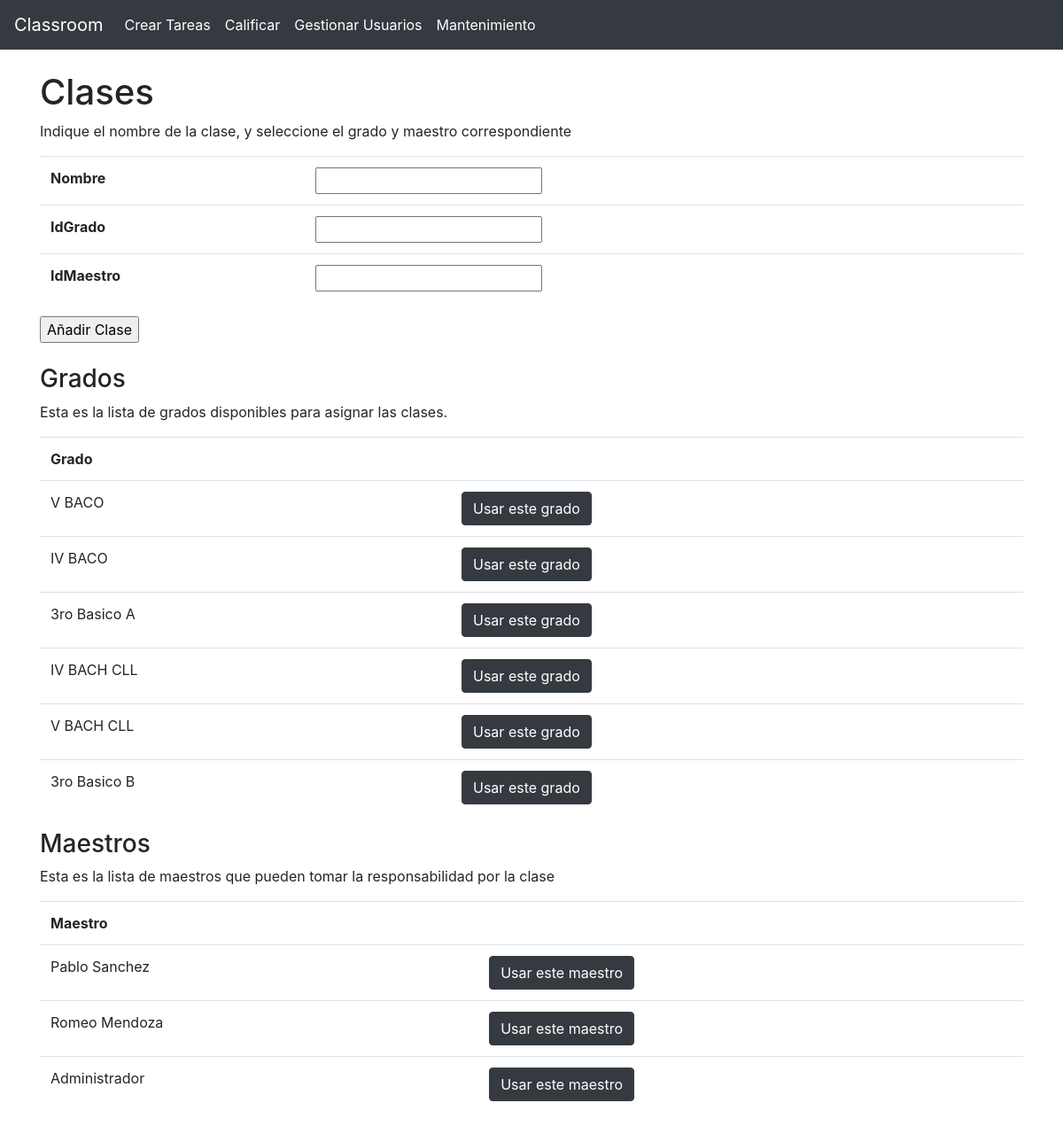
The page /gestionDeUsuarios/anadirC (signed in) on the database its author committed.
### app.py (models this page shows)
class Grado(db.Model):
    Id                = db.Column(db.Integer, primary_key=True)
    Grado             = db.Column(db.String(30), unique=True, nullable=False)
    alumnos           = db.relationship("Alumno", backref="grado")
    clases            = db.relationship("Clases", backref="clasesPorGrado")

class Maestro(db.Model):
    Id                = db.Column(db.Integer, primary_key=True)
    NombreUsuario     = db.Column(db.String(30), unique=True, nullable=False)
    Contrasena        = db.Column(db.String(32), nullable=False)
    Nombre            = db.Column(db.String(30), nullable=False)
    CorreoElectronico = db.Column(db.String(30), nullable=False)
    Admin             = db.Column(db.Boolean, nullable=False)
    clases            = db.relationship("Clases", backref="clasesPorMaestro")

### app.py (the view)
@app.route("/gestionDeUsuarios/anadirC", methods=["GET", "POST"])
def gestionUsuariosAnadirC():
    if not "type" in session:
        return redirect("/")
    if session["type"] != "Admin":
        flash("Cuidado, que tengo tu IP")
        return redirect("/")
    if request.method == "POST":
        nombre = request.form.get("Nombre")
        idGrado = request.form.get("IdGrado")
        idMaestro = request.form.get("IdMaestro")
        if Clases.query.filter_by(Nombre=nombre).first() == None:
            clase = Clases()
            clase.Nombre    = nombre
            clase.IdGrado   = idGrado
            clase.IdMaestro = idMaestro
            app.logger.info(request.form.get("IdGrado"))
            db.session.add(clase)
            db.session.commit()
        else:
            flash(f"La clase con el nombre {nombre} ya existe")
        return redirect("/gestionDeUsuarios")
    else:
        grados = Grado.query.all()
        maestros = Maestro.query.all()
        return render_template("anadirC.html", type=session["type"], grados=grados, maestros=maestros)

### templates/anadirC.html (shortened to what this page needs)
{% extends "base.html" %}
{% block contenido %}
    <br>
    <h1>Clases</h1>
    <p>Indique el nombre de la clase, y seleccione el grado y maestro correspondiente</p>
    <form action="/gestionDeUsuarios/anadirC" method="post" class="form">
        <table class="table">
            <tr>
                <th>Nombre</th>
                <th><input id="Nombre" name="Nombre" type="text" required/></th>
            </tr>
            <tr>
                <th>IdGrado</th>
                <th><input id="IdGrado" name="IdGrado" type="numeric" required/></th>
            </tr>
            <tr>
                <th>IdMaestro</th>
                <th><input id="IdMaestro" name="IdMaestro" type="numeric" required/></th>
            </tr>
    </table>
        <input type="submit" value="Añadir Clase"/>
    </form>
    <br>
    <h3>Grados</h3>
    <p>Esta es la lista de grados disponibles para asignar las clases.</p>
    <table class="table">
        <tr>
            <th>Grado</th>
            <th></th>
        </tr>
        {% for grado in grados %}
        <tr>
            <td>{{ grado.Grado }}</td>
            <td><button type="button" class="btn btn-dark" onclick="setIdGrado({{ grado.Id }});">Usar este grado</button></td>
        </tr>
        {% endfor %}
    </table>
    <h3>Maestros</h3>
    <p>Esta es la lista de maestros que pueden tomar la responsabilidad por la clase</p>
    <table class="table">
        <tr>
            <th>Maestro</th>
            <th></th>
        </tr>
        {% for maestro in maestros %}
        <tr>
            <td>{{ maestro.Nombre }}</td>
            <td><button type="button" class="btn btn-dark" onclick="setIdMaestro({{ maestro.Id }});">Usar este maestro</button></td>
        </tr>
        {% endfor %}
        </table>
{% endblock %}

### templates/base.html (shortened to what this page needs)
<!DOCTYPE html>
<html>
    <head>
        <link rel="stylesheet" href="https://stackpath.bootstrapcdn.com/bootstrap/4.5.0/css/bootstrap.min.css">
    </head>
    <body>
           <div class="fluid-container">
             <div class="row" id="BarraMenu">
                <div class="col-md">
                    <nav class="navbar navbar-expand-lg navbar-dark bg-dark">
                        <a class="navbar-brand" href="#">Classroom</a>
                        <div class="collapse navbar-collapse" id="navbarSupportedContent">
                            <ul class="navbar-nav mr-auto">
                                {% if type=="Alumno" %}
                                    <li class="nav-item active">
                                        <a class="nav-link" href="/tareas">Tareas Pendientes</a>
                                    </li>
                                    <li class="nav-item active">
                                        <a class="nav-link" href="/notas">Notas</a>
                                    </li>
                                {% elif type=="Admin" %}
                                    <li class="nav-item active">
                                        <a class="nav-link" href="/crear_tareas">Crear Tareas</a>
                                    </li>
                                    <li class="nav-item active">
                                        <a class="nav-link" href="/calificar">Calificar</a>
                                    </li>
                                    <li class="nav-item active">
                                        <a class="nav-link" href="/gestionDeUsuarios">Gestionar Usuarios</a>
                                    </li>
                                    <li class="nav-item active">
                                        <a class="nav-link" href="/mantenimiento">Mantenimiento</a>
                                    </li>
                                {% endif %}
                            </ul>
                        </div>
                    </nav>
                </div>
            </div>
           </div>
            <div class="container">
                {% block contenido %}
                {% endblock %}
            </div>
    </body>
</html>

### rows shown on the page
Grado: Grado "V BACO"
Grado: Grado "IV BACO"
Grado: Grado "3ro Basico A"
Grado: Grado "IV BACH CLL"
Grado: Grado "V BACH CLL"
Grado: Grado "3ro Basico B"
Maestro: Nombre "Pablo Sanchez"
Maestro: Nombre "Romeo Mendoza"
Maestro: Nombre "Administrador"
